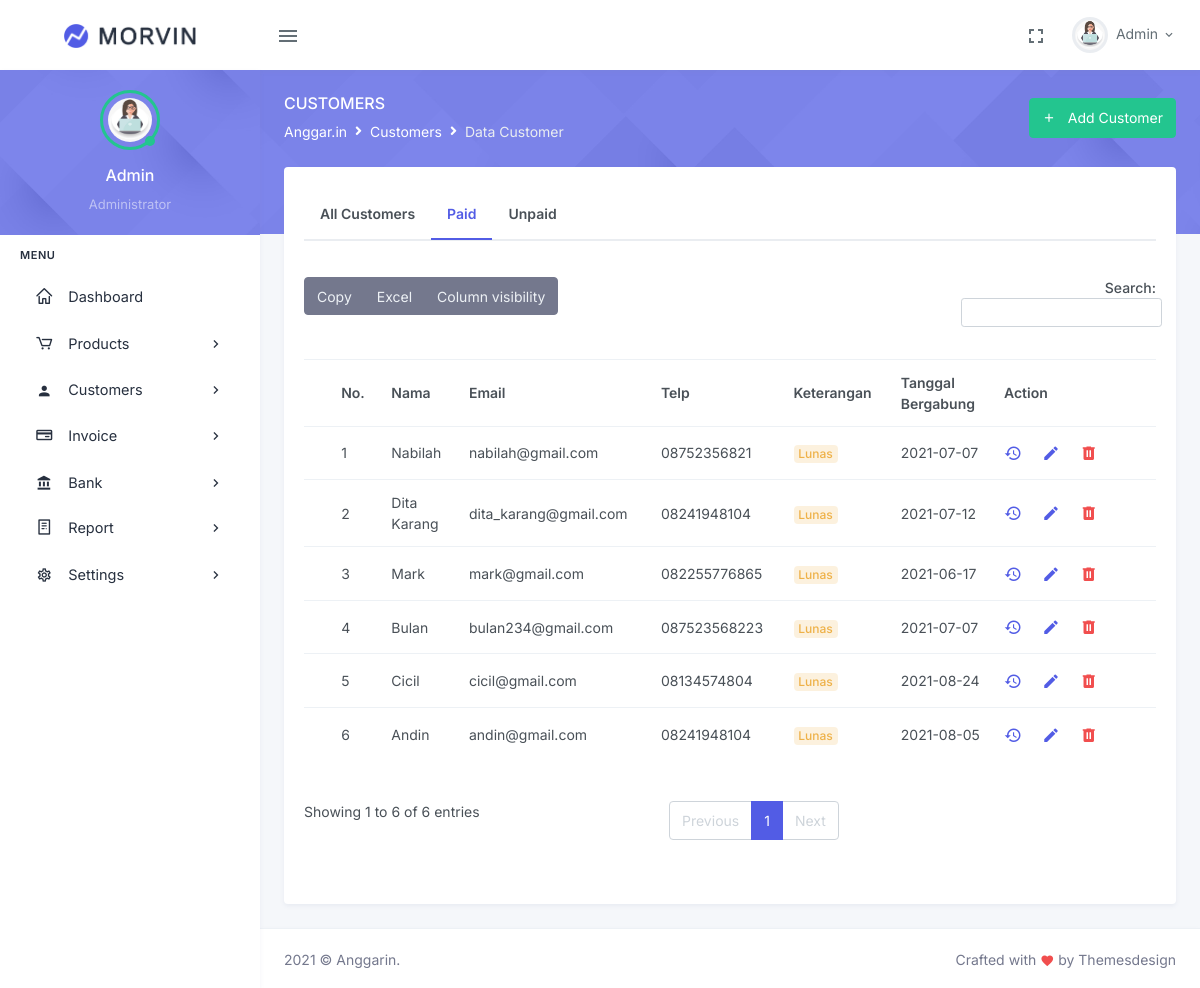
The app's page /index.php/customer/paidCustomer with its own data.
### tables this page shows
CREATE TABLE IF NOT EXISTS `customer` (
  `id_customer` int(11) NOT NULL AUTO_INCREMENT,
  `nama_customer` varchar(100) NOT NULL,
  `email_customer` varchar(50) NOT NULL,
  `telp_customer` varchar(50) NOT NULL,
  `keterangan_order` varchar(50) NOT NULL,
  `tanggal_bergabung` date NOT NULL,
  PRIMARY KEY (`id_customer`)
);

### application/controllers/customer.php (called while the page is built, shortened)
<?php
class customer extends CI_Controller {
    public function __construct(){
        $this->load->model('customer_model');
        $this->load->library('form_validation');
    }
    public function paidCustomer(){
        $data['title']='Data Customer';
        $data['paid_customer'] = $this->customer_model->getPaidCustomer();
        $this->load->view('template/header', $data);
        $this->load->view('customer/paidCustomer');
        $this->load->view('template/footer');
    }
}
?>

### index.php (called while the page is built, shortened)
<?php
require_once BASEPATH.'core/CodeIgniter.php';

### application/models/customer_model.php (called while the page is built, shortened)
<?php
class customer_model extends CI_Model{
    public function getPaidCustomer(){
        $sql = "SELECT * FROM customer WHERE keterangan_order='Lunas'";
        $result = $this->db->query($sql);
        return $result->result_array();
    }
}
?>

### application/views/customer/paidCustomer.php (the view)
<div class="main-content">
<div class="page-content">
    <div class="page-title-box">
        <div class="container-fluid">
            <div class="row align-items-center">
                <div class="col-sm-6">
                    <div class="page-title">
                        <h4>Customers</h4>
                            <ol class="breadcrumb m-0">
                                <li class="breadcrumb-item"><a href="javascript: void(0);">Anggar.in</a></li>
                                <li class="breadcrumb-item"><a href="javascript: void(0);">Customers</a></li>
                                <li class="breadcrumb-item active">Data Customer</li>
                            </ol>
                    </div>
                </div>
                <div class="col-sm-6">
                <div class="float-end d-none d-sm-block">
                    <a href="<?= base_url();?>addcustomer" class="btn btn-success"><i class="mdi mdi-plus me-2"></i> Add Customer</a>
                </div>
                </div>
            </div>
        </div>
        </div>
    <div class="container-fluid">
        <div class="page-content-wrapper">
            <div class="row">
                <div class="col-lg-12">
                    <div class="card">
                        <div class="card-body">
                            <ul class="nav nav-tabs nav-tabs-custom mb-4">
                                <li class="nav-item">
                                    <a class="nav-link fw-bold p-3" data-toggle="tab" href="<?php echo base_url('')?>customer">All Customers</a>
                                </li>
                                <li class="nav-item ">
                                    <a class="nav-link p-3 fw-bold active" data-toggle="tab" href="<?php echo base_url('')?>paidCustomer">Paid</a>
                                </li>
                                <li class="nav-item">
                                    <a class="nav-link p-3 fw-bold" data-toggle="tab" href="<?php echo base_url('')?>unpaidCustomer">Unpaid</a>
                                </li>
                            </ul>
                            <div class="table mt-3 tab-content">
                                    <table id="datatable-buttons" class="table table-centered datatable dt-responsive nowrap " style="border-collapse: collapse; border-spacing: 0; width: 100%;">
                                        <thead class="thead-light">
                                            <tr>
                                                <th></th>
                                                <th>No.</th>
                                                <th>Nama</th>
                                                <th>Email</th>
                                                <th>Telp</th>
                                                <th>Keterangan</th>
                                                <th>Tanggal Bergabung</th>
                                                <th style="width: 180px;">Action</th>
                                            </tr>
                                        </thead>
                                        <tbody>
                                            <?php $no=1;
                                             foreach($paid_customer as $customer): ?>
                                                <tr>
                                                    <td></td>
                                                    <td><?= $no++?></td>
                                                    <td><?= $customer['nama_customer'];?></td>
                                                    <td><?= $customer['email_customer'];?></td>
                                                    <td><?= $customer['telp_customer'];?></td>
                                                    <td>
                                                        <div class="badge badge-soft-warning font-size-12"><?= $customer['keterangan_order'];?></div>
                                                    </td>
                                                    <td><?= $customer['tanggal_bergabung'];?></td>
                                                    <td id="tooltip-container0">
                                                        <a href="<?php echo base_url('customer/histori') ?>/<?php echo $customer['id_customer'] ?>" class="me-3 text-primary" data-bs-container="#tooltip-container3" data-bs-toggle="tooltip" data-bs-placement="top" title="Histori"><i class="mdi mdi-history font-size-18"></i></a>
                                                        <a href="<?php echo base_url('customer/edit') ?>/<?php echo $customer['id_customer'] ?>" class="me-3 text-primary" data-bs-container="#tooltip-container0" data-bs-toggle="tooltip" data-bs-placement="top" title="Edit"><i class="mdi mdi-pencil font-size-18"></i> </a>
                                                        <a href="<?php echo base_url('customer/hapus') ?>/<?php echo $customer['id_customer'] ?>" class="text-danger" data-bs-container="#tooltip-container0" data-bs-toggle="tooltip" data-bs-placement="top" title="Delete"><i class="mdi mdi-trash-can font-size-18"></i></a>
                                                    </td>
                                                </tr>
                                            <?php endforeach; ?>
                                        </tbody>
                                    </table>
                            </div>
                        </div>
                    </div>
                </div>
            </div>
        </div>
    </div>
</div>

### records on screen
customer: nama_customer "Nabilah", email_customer "nabilah@gmail.com", telp_customer "08752356821", keterangan_order "Lunas", tanggal_bergabung "2021-07-07"
customer: nama_customer "Dita Karang", email_customer "dita_karang@gmail.com", telp_customer "08241948104", keterangan_order "Lunas", tanggal_bergabung "2021-07-12"
customer: nama_customer "Mark", email_customer "mark@gmail.com", telp_customer "082255776865", keterangan_order "Lunas", tanggal_bergabung "2021-06-17"
customer: nama_customer "Bulan", email_customer "bulan234@gmail.com", telp_customer "087523568223", keterangan_order "Lunas", tanggal_bergabung "2021-07-07"
customer: nama_customer "Cicil", email_customer "cicil@gmail.com", telp_customer "08134574804", keterangan_order "Lunas", tanggal_bergabung "2021-08-24"
customer: nama_customer "Andin", email_customer "andin@gmail.com", telp_customer "08241948104", keterangan_order "Lunas", tanggal_bergabung "2021-08-05"
